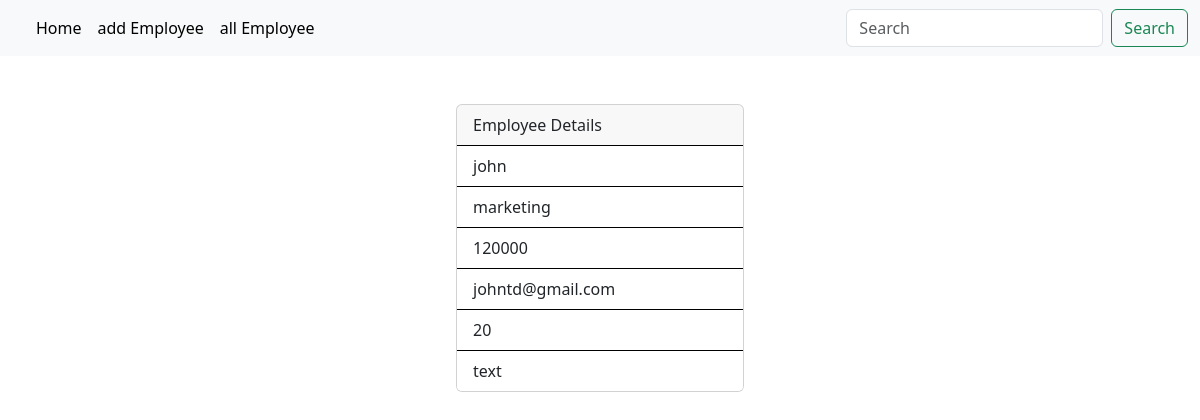
Screenshot of /employees/4 (signed in) with the database file from the repository.
### crm/models.py (models this page shows, shortened)
class Employees(models.Model):
    name=models.CharField(max_length=200)
    department=models.CharField(max_length=200)
    salary=models.PositiveIntegerField()
    email=models.EmailField(unique=True)
    age=models.PositiveIntegerField()
    contact=models.CharField(null=True,max_length=200)
    profile_pic=models.ImageField(upload_to="image",null=True)

### crm/views.py (the view)
# urls.py: path("employees/<int:pk>",views.EmployeeDetailView.as_view(),name="emp-details"),
@method_decorator(signin_required,name="dispatch")
class EmployeeDetailView(View):
    def get(self,request,*args,**kwargs):
        id=kwargs.get("pk")
        qs=Employees.objects.get(id=id)
        return render(request,"emp_detail.html",{"data":qs})

### crm/views.py (called while the page is built)
def signin_required(fn):
    def wrapper(request,*args,**kwargs):
        if not request.user.is_authenticated:
            messages.error(request,"invalid session")
            return redirect("signin")
        else:
            return fn(request,*args,**kwargs)
    return wrapper

### crm/templates/emp_detail.html
{%extends 'base.html'%}
{%block body_block%}
<div class="container mt-5 d-flex justify-content-center">
  <div><div class="card" style="width: 18rem; ">
     <div class="card-header border-black ">
       Employee Details
     </div>
     <ul class="list-group list-group-flush">
       <li class="list-group-item border-black">{{data.name}}</li>
       <li class="list-group-item border-black">{{data.department}}</li>
       <li class="list-group-item border-black">{{data.salary}}</li>
       <li class="list-group-item border-black">{{data.email}}</li>
       <li class="list-group-item border-black">{{data.age}}</li>
       <li class="list-group-item border-black">{{data.contact}}</li>
     </ul>
   </div></div>
</div>
{%endblock%}

### rows the page displays
Employees: name "john", department "marketing", salary "120000", email "johntd@gmail.com", age "20", contact "text"
